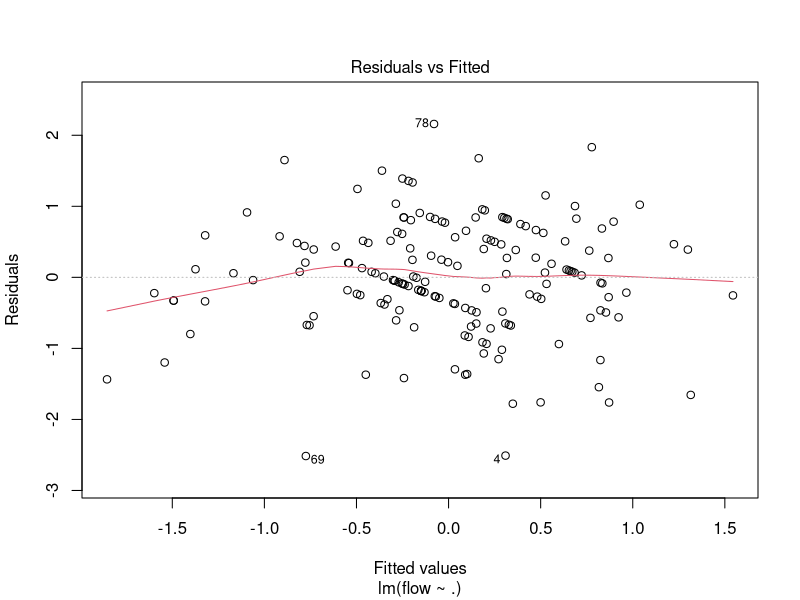
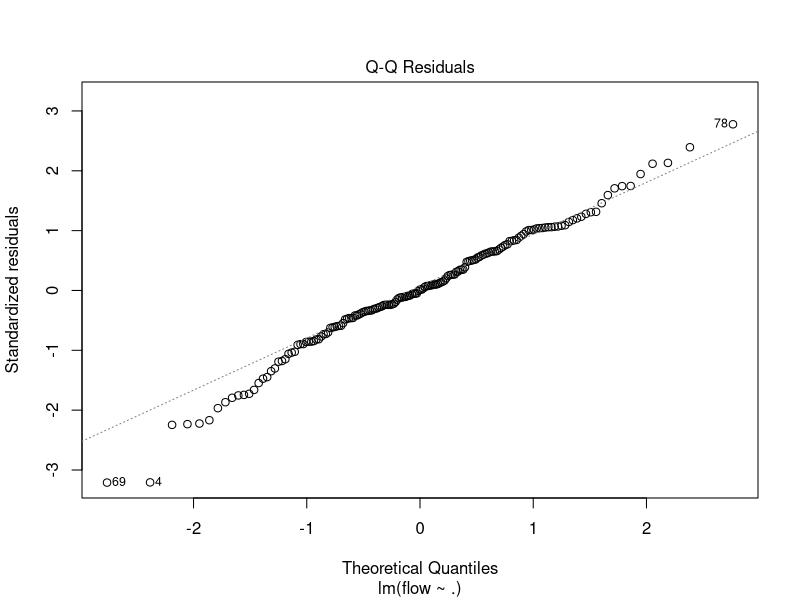
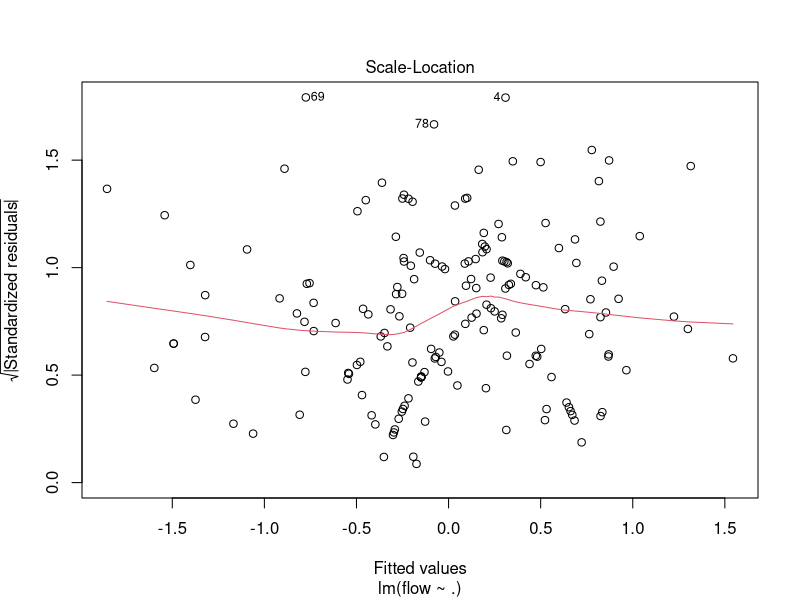
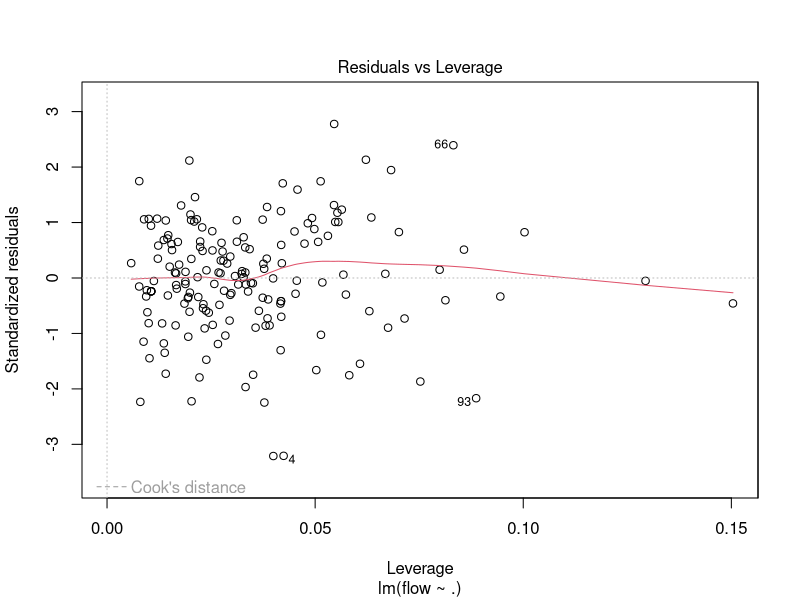

Recreate these plots in R, in order.
# Load the data
data <- read.csv("flow.csv")

# Remove the 'id' variable
data$id <- NULL

# Fit a linear regression model
model <- lm(flow ~ ., data = data)

# Print model summary
summary(model)
plot(model)

# Outlier and influence diagnostics
leverage <- hatvalues(model)                         # Leverage
studentized <- rstudent(model)                       # Studentized residuals
dffits_vals <- dffits(model)                         # DFFITS
cooks_d <- cooks.distance(model)                     # Cook's distance

# Combine diagnostics into one data frame
diagnostics <- data.frame(
  Leverage = leverage,
  Studentized = studentized,
  DFFITS = dffits_vals,
  Cooks_Distance = cooks_d
)

# Determine thresholds for identifying outliers and influential points
n <- nrow(data)
p <- length(coef(model)) - 1
leverage_threshold <- 2 * (p + 1) / n
studentized_threshold <- 2
cooks_threshold <- 1

# Find points exceeding thresholds
high_leverage <- which(leverage > leverage_threshold)
high_studentized <- which(abs(studentized) > studentized_threshold)
high_cooks <- which(cooks_d > cooks_threshold)

# Unique indices that exceed any threshold
suspicious_indices <- sort(unique(c(high_leverage, high_studentized, high_cooks)))

# Return threshold values, diagnostic preview, and rows flagged as potential outliers
list(
  leverage_threshold = leverage_threshold,
  studentized_threshold = studentized_threshold,
  cooks_threshold = cooks_threshold,
  diagnostics_preview = head(diagnostics, 10),
  flagged_rows = diagnostics[suspicious_indices, ]
)
